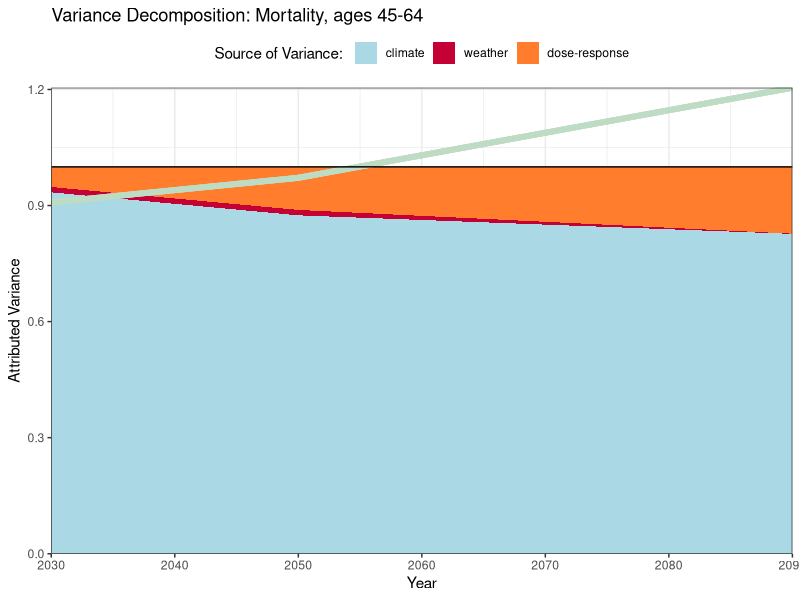
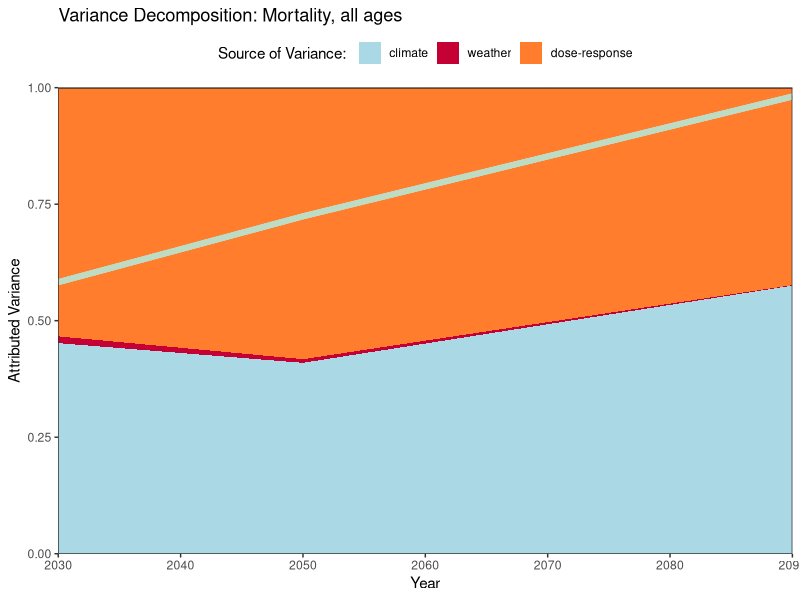
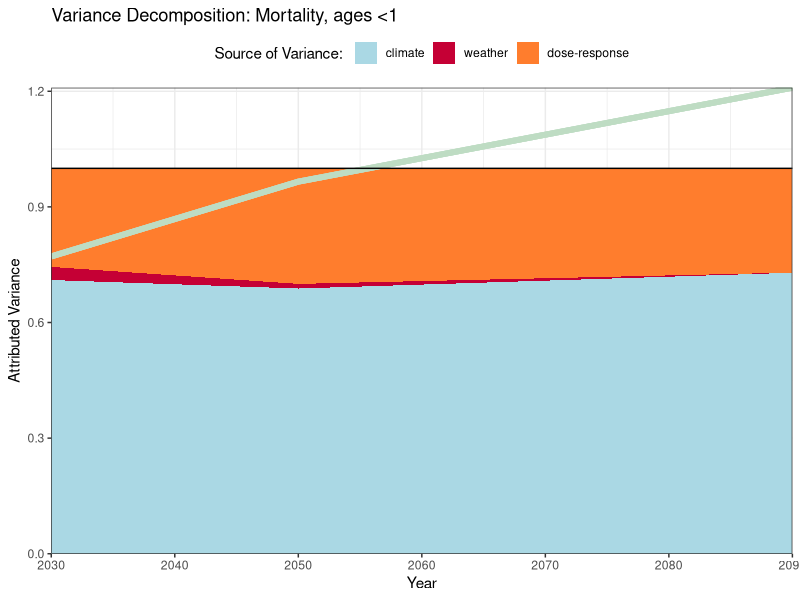
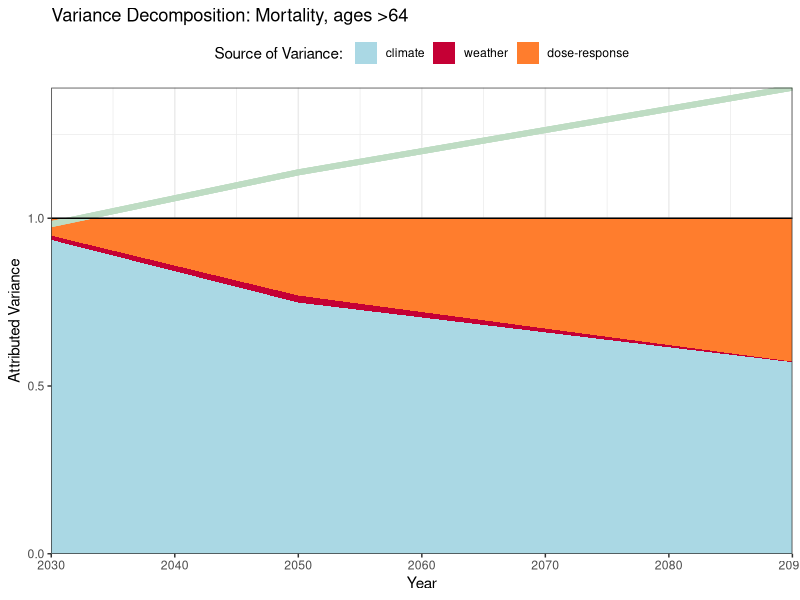
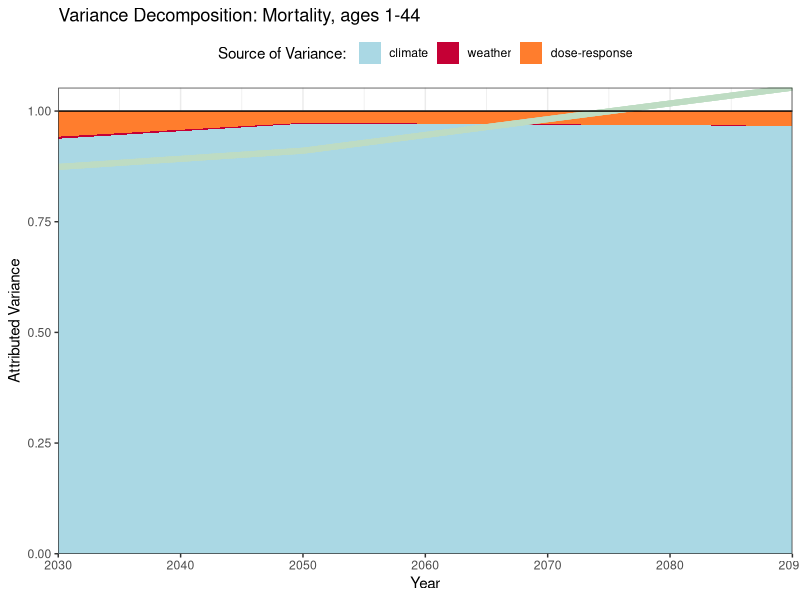
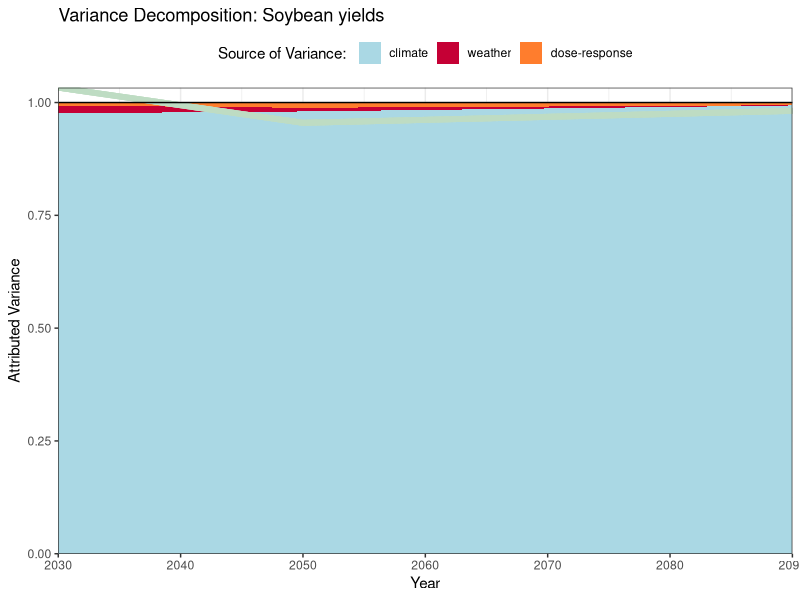
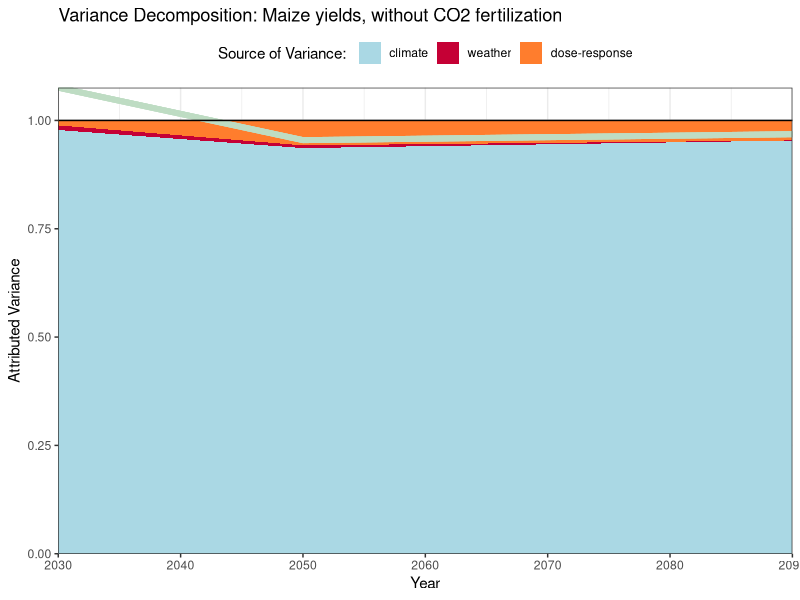
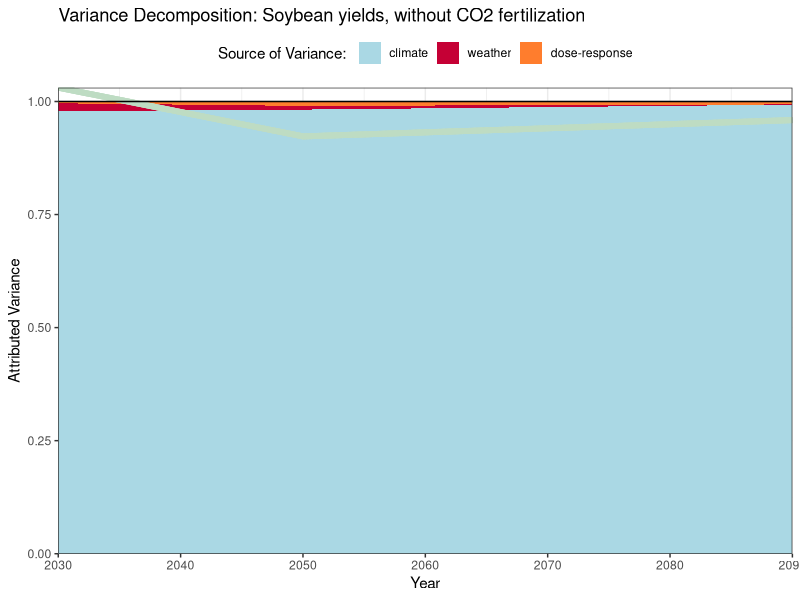

Write R code to recreate these figures, in order.
## Load the variation data
tbl <- read.csv("../bars/data/uncstds.csv")

tbl$name <- paste(tbl$sector, tbl$outcome, sep='-')
tbl$varsum <- tbl$model_SD^2 + tbl$weather_SD^2 + tbl$stat_SD^2

library(ggplot2)

## Create a big table of all the data
gtbl <- data.frame(sector=c(), outcome=c(), scenario=c(), year=c(), ymin=c(), ymax=c(), variable=c(), yint=c())
for (scenario in unique(tbl$scenario)) {
    for (name in unique(tbl$name)) {
        sector <- tbl$sector[tbl$name == name][1]
        outcome <- tbl$outcome[tbl$name == name][1]
        ## Baseline values in 2010
        gtbl <- rbind(gtbl, data.frame(sector=sector, outcome=outcome, scenario=scenario, year=rep(2010, 3), group="variance",
                                       ymin=c(0, 0, 0),
                                       ymax=c(0, 0, 0),
                                       variable=c("model_SD", "weather_SD", "stat_SD"), yint=0))

        ## Uncertainty values in the future
        for (year in c(2020, 2040, 2080)) {
            stbl <- tbl[tbl$name == name & tbl$year == year & tbl$scenario == scenario,]
            gtbl <- rbind(gtbl, data.frame(sector=sector, outcome=outcome, scenario=scenario, year=rep(year, 3), group="fraction",
                                           ymin=c(0, stbl$model_SD^2 / stbl$varsum, (stbl$model_SD^2 + stbl$weather_SD^2) / stbl$varsum),
                                           ymax=c(stbl$model_SD^2 / stbl$varsum, (stbl$model_SD^2 + stbl$weather_SD^2) / stbl$varsum,
                                                  1),
                                           variable=c("model_SD", "weather_SD", "stat_SD"), yint=stbl$all_SD^2 / stbl$varsum))
            gtbl <- rbind(gtbl, data.frame(sector=sector, outcome=outcome, scenario=scenario, year=rep(year, 3), group="variance",
                                           ymin=c(0, stbl$model_SD^2, stbl$model_SD^2 + stbl$weather_SD^2),
                                           ymax=c(stbl$model_SD^2, stbl$model_SD^2 + stbl$weather_SD^2, stbl$varsum),
                                           variable=c("model_SD", "weather_SD", "stat_SD"), yint=stbl$all_SD^2))
    }
  }
}

## Titles for all of the results
gtbl$title <- NA
gtbl$title[gtbl$sector == 'labor' & gtbl$outcome == 'lowproductivity'] <- "Low-risk labor productivity"
gtbl$title[gtbl$sector == 'labor' & gtbl$outcome == 'highproductivity'] <- "High-risk labor productivity"
gtbl$title[gtbl$sector == 'health' & gtbl$outcome == 'mortage0to0'] <- "Mortality, ages <1"
gtbl$title[gtbl$sector == 'health' & gtbl$outcome == 'mortage1to44'] <- "Mortality, ages 1-44"
gtbl$title[gtbl$sector == 'health' & gtbl$outcome == 'mortage45to64'] <- "Mortality, ages 45-64"
gtbl$title[gtbl$sector == 'health' & gtbl$outcome == 'mortage65toinf'] <- "Mortality, ages >64"
gtbl$title[gtbl$sector == 'health' & gtbl$outcome == 'mortality'] <- "Mortality, all ages"
gtbl$title[gtbl$sector == 'yields' & gtbl$outcome == 'cotton'] <- "Cotton yields"
gtbl$title[gtbl$sector == 'yields' & gtbl$outcome == 'cottonnoco2'] <- "Cotton yields, without CO2 fertilization"
gtbl$title[gtbl$sector == 'yields' & gtbl$outcome == 'maize'] <- "Maize yields"
gtbl$title[gtbl$sector == 'yields' & gtbl$outcome == 'maizenoco2'] <- "Maize yields, without CO2 fertilization"
gtbl$title[gtbl$sector == 'yields' & gtbl$outcome == 'oilcrop'] <- "Soybean yields"
gtbl$title[gtbl$sector == 'yields' & gtbl$outcome == 'oilcropnoco2'] <- "Soybean yields, without CO2 fertilization"
gtbl$title[gtbl$sector == 'yields' & gtbl$outcome == 'wheat'] <- "Wheat yields"
gtbl$title[gtbl$sector == 'yields' & gtbl$outcome == 'wheatnoco2'] <- "Wheat yields, without CO2 fertilization"
gtbl$title[gtbl$sector == 'yields' & gtbl$outcome == 'grains'] <- "Combined grains (by calorie)"
gtbl$title[gtbl$sector == 'yields' & gtbl$outcome == 'grainsnoco2'] <- "Combined grains (by calorie), without CO2 fertilization"
gtbl$title[gtbl$sector == 'yields' & gtbl$outcome == 'total'] <- "Combined yields (by area)"
gtbl$title[gtbl$sector == 'yields' & gtbl$outcome == 'totalnoco2'] <- "Combined yields (by area), without CO2 fertilization"
gtbl$title[gtbl$sector == 'crime' & gtbl$outcome == 'property'] <- "Property crime"
gtbl$title[gtbl$sector == 'crime' & gtbl$outcome == 'violent'] <- "Violent crime"


library(scales)
library(grid)

## Create a plot for each sector and outcome
for (do.sector in unique(gtbl$sector)) {
    for (do.outcome in unique(gtbl$outcome[gtbl$sector == do.sector])) {
        ## Create the ggplot object
        ggplot(subset(gtbl, sector == do.sector & outcome == do.outcome & scenario == "rcp85" & variable != "all_SD" & group == 'fraction'),
           aes(x=year+10, ymin=ymin, ymax=ymax, fill=variable)) +
            geom_ribbon() +
            geom_line(aes(y=yint), col="#bedcc3", cex=2) +
            geom_hline(yintercept=1)+
            ylab("Attributed Variance") + xlab("Year") +
            theme_bw() +
            theme(legend.position="top") + ggtitle(paste("Variance Decomposition:", gtbl$title[gtbl$sector == do.sector & gtbl$outcome == do.outcome][1])) +
                     scale_fill_manual(name="Source of Variance: ",
                                       breaks=c("model_SD", "weather_SD", "stat_SD"),
                                       labels=c("climate", "weather", "dose-response"),
                                       values=c("#aad8e4", "#c50035", "#ff7d2d")) +
                                           scale_x_continuous(expand=c(0, 0)) + scale_y_continuous(expand=c(0, 0))

        # Save it
        ggsave(paste0("overtime/", do.sector, '-', do.outcome, ".pdf"))
    }
}
